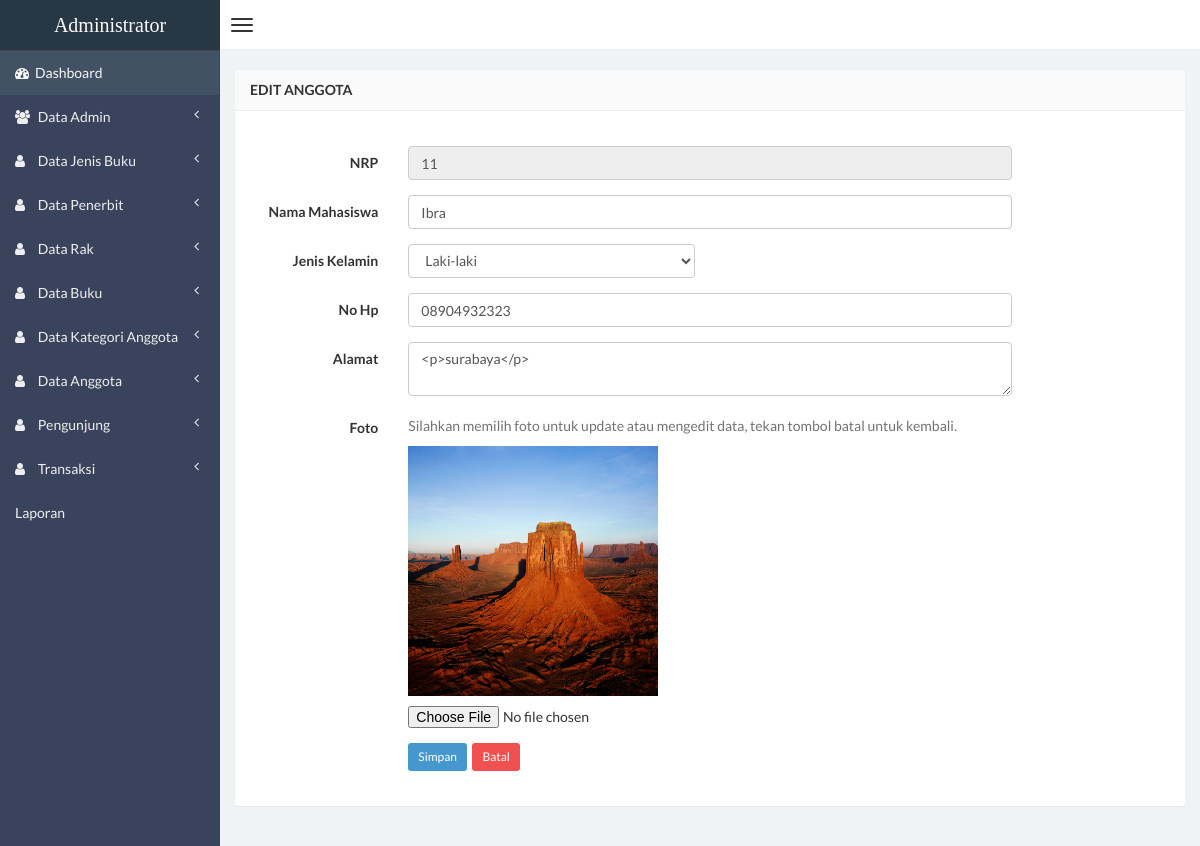
/admin/anggota-edit.php?hal=edit&kd=11 (signed in), run on the app's committed database.
### tables this page shows
CREATE TABLE IF NOT EXISTS `tbl_anggota` (
  `nrp` varchar(20) NOT NULL,
  `nama` varchar(50) DEFAULT NULL,
  `jk` varchar(15) DEFAULT NULL,
  `hp` varchar(15) DEFAULT NULL,
  `alamat` longtext,
  `Foto` varchar(50) DEFAULT NULL
);

### admin/anggota-edit.php (the view, shortened to what this page needs)
<?php
if (empty($_SESSION['username'])){
	header('location:../index.php');
} else {
?>
<!DOCTYPE html>
<html>
<head>
    <link href="css/bootstrap.min.css" rel="stylesheet" type="text/css" />
    <link href="css/font-awesome.min.css" rel="stylesheet" type="text/css" />
    <link href="css/ionicons.min.css" rel="stylesheet" type="text/css" />
    <link href="css/morris/morris.css" rel="stylesheet" type="text/css" />
    <link href="css/jvectormap/jquery-jvectormap-1.2.2.css" rel="stylesheet" type="text/css" />
    <link href="css/datepicker/datepicker3.css" rel="stylesheet" type="text/css" />
    <link href="css/daterangepicker/daterangepicker-bs3.css" rel="stylesheet" type="text/css" />
    <link href="css/iCheck/all.css" rel="stylesheet" type="text/css" />
    <link href="css/style.css" rel="stylesheet" type="text/css" />
      </head>
      <body class="skin-black">
        <header class="header">
            <a href="dashboard.php" class="logo">
                Administrator
            </a>
            <nav class="navbar navbar-static-top" role="navigation">
                <a href="#" class="navbar-btn sidebar-toggle" data-toggle="offcanvas" role="button">
                    <span class="icon-bar"></span>
                    <span class="icon-bar"></span>
                    <span class="icon-bar"></span>
                </a>
                    </nav>
                </header>
<?php } ?>
                <div class="wrapper row-offcanvas row-offcanvas-left">
                    <aside class="left-side sidebar-offcanvas">
                        <section class="sidebar">
                            <?php include "menu.php"; ?>
                        </section>
                    </aside>
                    <aside class="right-side">
                <section class="content">
                    <div class="row">
                        <div class="col-xs-12">
                            <div class="panel">
                                <header class="panel-heading">
                                    <b>Edit Anggota</b>
                                </header>
                    <?php
                    $query = mysql_query("SELECT * FROM tbl_anggota WHERE nrp='$_GET[kd]'");
                    $data  = mysql_fetch_array($query);
                    ?>
                                <div class="panel-body">
                      <form class="form-horizontal style-form" style="margin-top: 20px;" action="anggota-update.php" method="post" enctype="multipart/form-data" name="form1" id="form1">
                          <div class="form-group">
                              <label class="col-sm-2 col-sm-2 control-label">NRP</label>
                              <div class="col-sm-8">
                                  <input name="id" type="text" id="id" class="form-control" placeholder="Tidak perlu di isi" value="<?php echo $data['nrp']; ?>" autofocus="on" readonly="readonly" />
                              </div>
                          </div>
                          <div class="form-group">
                              <label class="col-sm-2 col-sm-2 control-label">Nama Mahasiswa</label>
                              <div class="col-sm-8">
                                  <input name="nama" type="text" id="nama" class="form-control" placeholder="Nama" value="<?php echo $data['nama']; ?>" required />
                              </div>
                          </div>
                          <div class="form-group">
                              <label class="col-sm-2 col-sm-2 control-label">Jenis Kelamin</label>
                              <div class="col-sm-4">
                                  <select class="form-control" name="jk" id="jk">
                                  <option> <?php echo $data['jk']; ?></option>
                                  </select>
                              </div>
                          </div>
                          <div class="form-group">
                              <label class="col-sm-2 col-sm-2 control-label">No Hp</label>
                              <div class="col-sm-8">
                                  <input name="hp" class="form-control" id="hp" type="text" value="<?php echo $data['hp']; ?>" required />
                              </div>
                          </div>
                          <div class="form-group">
                              <label class="col-sm-2 col-sm-2 control-label">Alamat</label>
                              <div class="col-sm-8">
							  <textarea name="alamat" input class="form-control" type="text" id="alamat" class="form-control" /><?php echo $data['alamat']; ?></textarea>
                              </div>
                          </div>
                          <div class="form-group">
                              <label class="col-sm-2 col-sm-2 control-label">Foto</label>
                              <div class="col-sm-8">
                                  <span class="help-block">Silahkan memilih foto untuk update atau mengedit data, tekan tombol batal untuk kembali.</span>
                                  <img src="<?php echo $data['Foto']; ?>" height="250" width="250" alt="Foto Anggota" style="margin-bottom: 10px;" /><br />
                                  <input name="nama_file" id="nama_file" type="file"/>
                              </div>
                          </div>
                          <div class="form-group" style="margin-bottom: 20px;">
                              <label class="col-sm-2 col-sm-2 control-label"></label>
                              <div class="col-sm-8">
                                  <input type="submit" value="Simpan" class="btn btn-sm btn-primary" />&nbsp;
	                              <a href="anggota.php" class="btn btn-sm btn-danger">Batal </a>
                              </div>
                          </div>
                      </form>
                                </div>
                            </div>
                        </div>
                    </div>
                </section>
            </aside>
        </div>
</body>
</html>

### data on the page
tbl_anggota: id "11", nama "Ibra", jk "Laki-laki", hp "08904932323", alamat "<p>surabaya</p>", Foto (picture)
